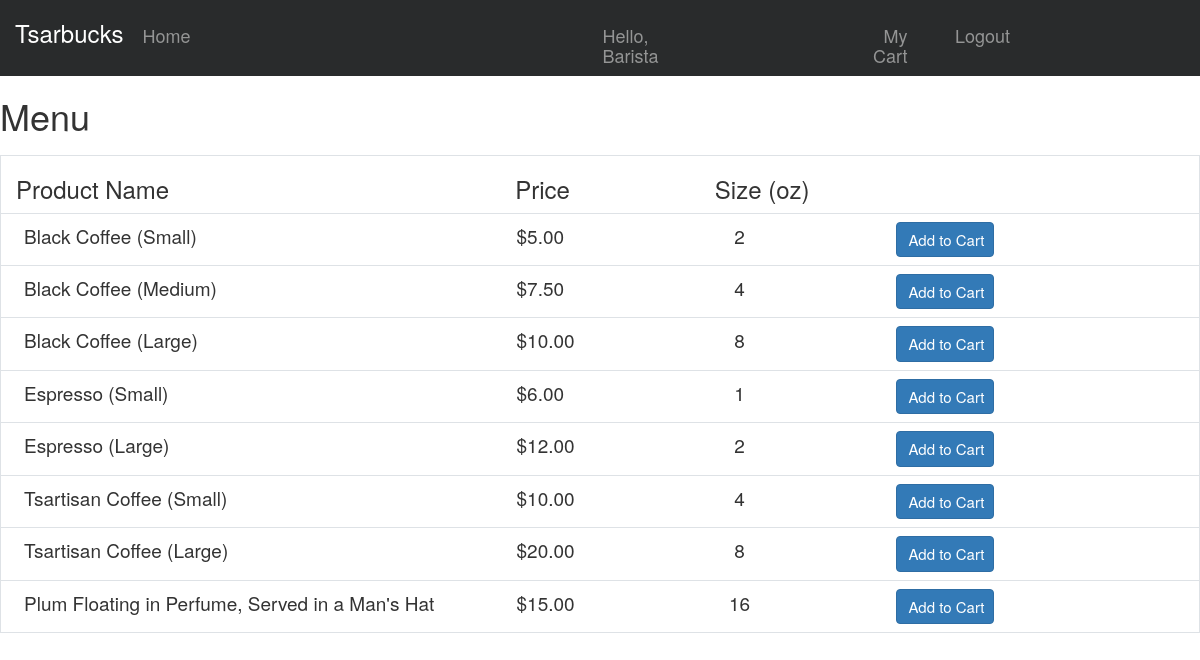
/menu.php (signed in), run on the app's committed database.
### tables this page shows
CREATE TABLE `products` (
    `product_id` int(10) unsigned NOT NULL AUTO_INCREMENT,
    `display_name` varchar(255) NOT NULL,
    `price` DECIMAL(4, 2) NOT NULL,
    `size` tinyint(2) NOT NULL COMMENT 'size in ounces',
    `created_at` TIMESTAMP NOT NULL DEFAULT CURRENT_TIMESTAMP,
    `updated_at` TIMESTAMP NULL DEFAULT NULL,PRIMARY KEY (`product_id`)
);

### menu.php (the view, shortened to what this page needs)
<?php
    $conn = "mysql:host=127.0.0.1;port=8889;dbname=tsarbucks";
    try {
       $db = new PDO($conn, "root", "root", [
          PDO::ATTR_PERSISTENT => true
       ]);
    }
    catch(PDOException $e) {
       die("Could not connect: " . $e->getMessage());
    }
    $stmt = $db->prepare("SELECT * FROM products");
    if($stmt->execute()) {
        $result = $stmt->fetchAll();
    }
?>
<!DOCTYPE html>
<html lang="en">
    <head>
        <link rel="stylesheet" href="https://maxcdn.bootstrapcdn.com/bootstrap/4.0.0-beta/css/bootstrap.min.css">
        <link rel="stylesheet" href="https://maxcdn.bootstrapcdn.com/bootstrap/3.3.6/css/bootstrap.min.css">
    </head>
    <body>
        <div class="topnav row" style="background-color: #292b2c;">
            <a class="active col-1 h3" style="color: white; margin-left: 15px; margin-bottom: 20px;">Tsarbucks</a>
            <a class="col-4 h4" style="color: #949595; padding-top: 16px; padding-left: 40px;">Home</a>
            <a class="col-2 h4" style="color: #949595; padding-top: 16px; padding-left: 90px;">
                <?php
                    echo "Hello, " . $_SESSION["name"];
                ?>
            </a>
            <a class="col-2 h4" style="text-align: right; color: #949595; padding-top: 16px; padding-left: 130px;">My Cart</a>
            <a href="logout.php" class="col-1 h4" style="text-align: right; color: #949595; padding-top: 16px; padding-left: 1px;">Logout</a>
        </div>
        <h1 style="padding-bottom: 10px;"> Menu </h1>
        <div class="container-fluid">
            <div class="row border">
                <h3 class="col-5">Product Name</h3>
                <h3 class="col-2">Price</h3>
                <h3 class="col-2">Size (oz)</h3>
            </div>
            <?php
                for($i = 0; $i < count($result); $i++) {
            ?>
            <div class="row border border-top-0" style="font-size: 19px; padding: 8px;">
                <div class="col-5">
                    <?php
                        echo $result[$i]['display_name'];
                    ?>
                </div>
                <div class="col-2">
                    <?php
                        echo '$'.$result[$i]['price'];
                    ?>
                </div>
                <div class="col-2 text-center" style="padding-right: 130px">
                    <?php
                        echo $result[$i]['size'];
                    ?>
                </div>
                <div class="col-1 btn btn-primary" role="button" style="font-size: 15px">Add to Cart</div>
            </div>
            <?php
                }
            ?>
        </div>
    </body>
</html>

### data on the page
products: display_name "Black Coffee (Small)", price "5.00", size "2"
products: display_name "Black Coffee (Medium)", price "7.50", size "4"
products: display_name "Black Coffee (Large)", price "10.00", size "8"
products: display_name "Espresso (Small)", price "6.00", size "1"
products: display_name "Espresso (Large)", price "12.00", size "2"
products: display_name "Tsartisan Coffee (Small)", price "10.00", size "4"
products: display_name "Tsartisan Coffee (Large)", price "20.00", size "8"
products: display_name "Plum Floating in Perfume, Served in a Man's Hat", price "15.00", size "16"

### other printed values
$_SESSION["name"] "Barista"
